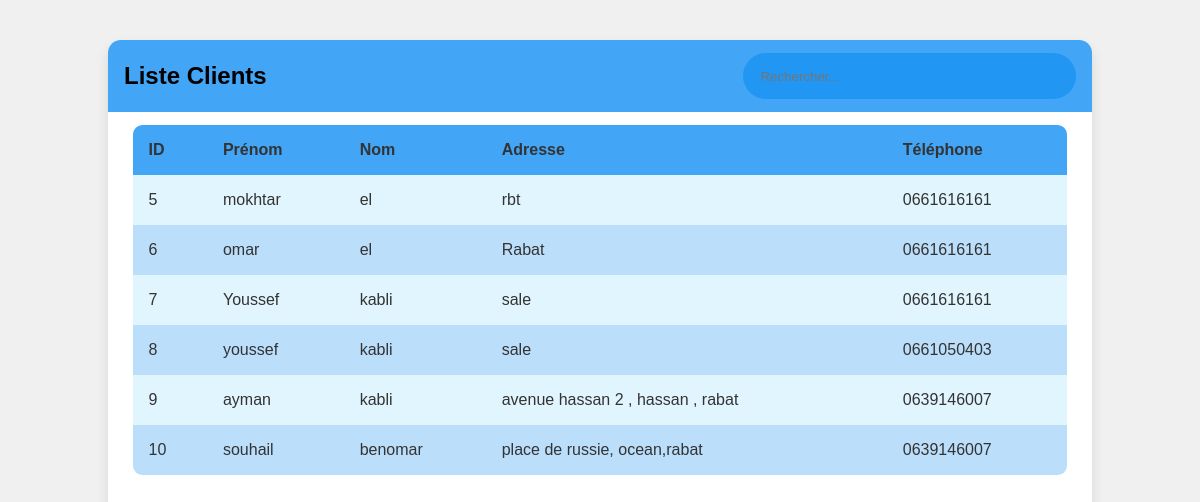
The app's page /inventaire/clients/ with its own data.
### inventaire/models.py (models this page shows, shortened)
class Client(models.Model):
    idCl = models.AutoField(primary_key=True)
    prenom = models.CharField(max_length=255)
    nom = models.CharField(max_length=255)
    adresse = models.TextField()
    telephone = models.CharField(max_length=20)

### inventaire/views.py (the view)
# urls.py: path('clients/', views.clients_view, name='liste_clients'),
def clients_view(request):
    clients = Client.objects.all()
    context = {
        'clients': clients
    }
    return render(request, 'inventaire/client_list.html', context)

### inventaire/templates/inventaire/client_list.html (shortened to what this page needs)
<!DOCTYPE html>
<html lang="en">
<head>
</head>
<body>
    <main class="table">
        <section class="table__header">
            <h1>Liste Clients</h1>
            <div class="input-group">
                <input type="search" placeholder="Rechercher...">
            </div>
        </section>
        <section class="table__body">
            <table>
                <thead>
                    <tr>
                        <th> ID </th>
                        <th> Prénom </th>
                        <th> Nom </th>
                        <th> Adresse </th>
                        <th> Téléphone </th>
                    </tr>
                </thead>
                <tbody id="clients-table-body">
                    {% for client in clients %}
                    <tr>
                        <td>{{ client.idCl }}</td>
                        <td>{{ client.prenom }}</td>
                        <td>{{ client.nom }}</td>
                        <td>{{ client.adresse }}</td>
                        <td>{{ client.telephone }}</td>
                    </tr>
                    {% endfor %}
                </tbody>
            </table>
        </section>
    </main>
</body>
</html>

### inventaire/templates/inventaire/client_list.html (style rules this page uses)
* { margin: 0; padding: 0; box-sizing: border-box; font-family: sans-serif; }
body { min-height: 100vh; background: #f0f0f0; display: flex; justify-content: center; align-items: center; }
main.table { width: 82vw; height: 90vh; background-color: #ffffff; box-shadow: 0 .4rem .8rem rgba(0, 0, 0, 0.1); border-radius: .8rem; overflow: hidden; }
.table__header { width: 100%; height: 10%; background-color: #42a5f5; padding: .8rem 1rem; display: flex; justify-content: space-between; align-items: center; }
.table__header .input-group { width: 35%; height: 100%; background-color: #2196f3; padding: 0 .8rem; border-radius: 2rem; display: flex; justify-content: center; align-items: center; transition: .2s; }
.table__header .input-group input { width: 100%; padding: 0 .5rem 0 .3rem; background-color: transparent; border: none; outline: none; }
.table__body { width: 95%; max-height: calc(89% - 1.6rem); background-color: #e1f5fe; margin: .8rem auto; border-radius: .6rem; overflow: auto; overflow: overlay; }
table { width: 100%; border-collapse: collapse; }
th, td { padding: 1rem; text-align: left; color: #333; }
thead th { position: sticky; top: 0; left: 0; background-color: #42a5f5; cursor: pointer; text-transform: capitalize; }
tbody tr:nth-child(even) { background-color: #bbdefb; }
tbody tr { --delay: .1s; transition: .5s ease-in-out var(--delay), background-color 0s; }
tbody tr td, tbody tr td p, tbody tr td img { transition: .2s ease-in-out; }

### records on screen
Client: idCl "5", prenom "mokhtar", nom "el", adresse "rbt", telephone "0661616161"
Client: idCl "6", prenom "omar", nom "el", adresse "Rabat", telephone "0661616161"
Client: idCl "7", prenom "Youssef", nom "kabli", adresse "sale", telephone "0661616161"
Client: idCl "8", prenom "youssef", nom "kabli", adresse "sale", telephone "0661050403"
Client: idCl "9", prenom "ayman", nom "kabli", adresse "avenue hassan 2 , hassan , rabat", telephone "0639146007"
Client: idCl "10", prenom "souhail", nom "benomar", adresse "place de russie, ocean,rabat", telephone "0639146007"
